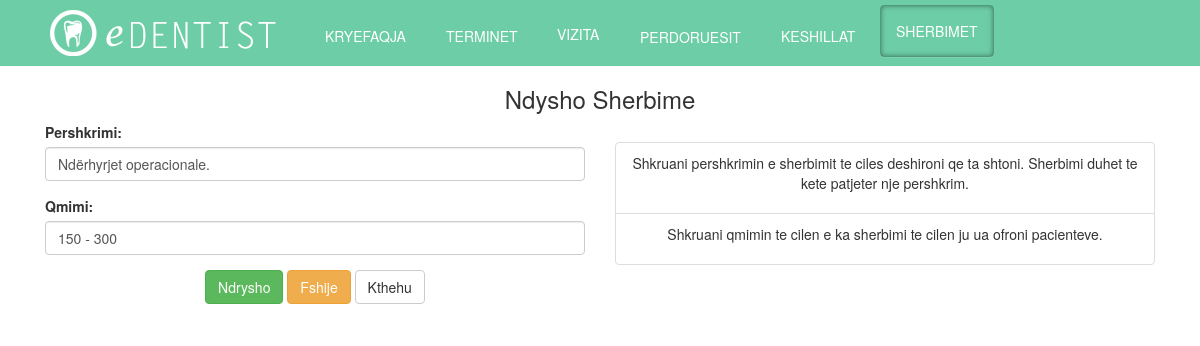
The app's page /admin/CRUDsh/update.php?id=6 (signed in), older data.
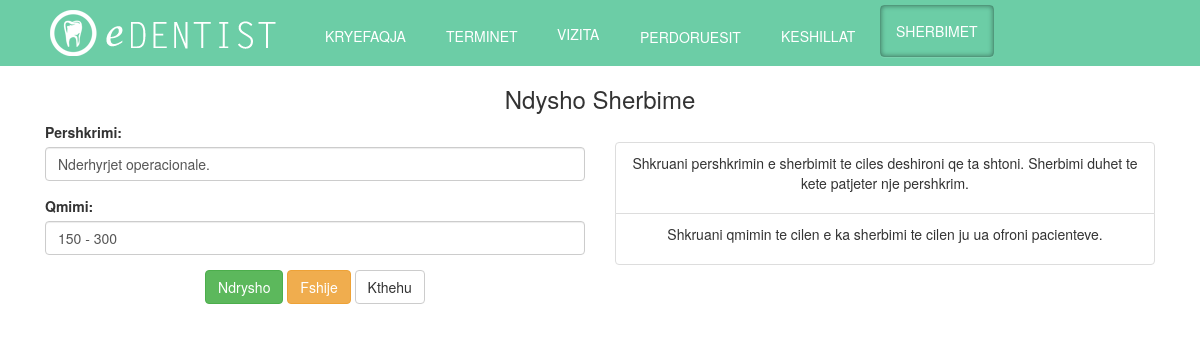
The same page, newer data.
### tables this page shows
CREATE TABLE `services` (
  `id` int(11) NOT NULL,
  `photo` varchar(100) NOT NULL,
  `description` varchar(100) NOT NULL,
  `price` varchar(100) NOT NULL
);

### admin/CRUDsh/update.php (the view, shortened to what this page needs)
<?php
if(!isset($_SESSION['logged_in']))
 {
     $message = "Nuk keni akses.";
     echo "<script type='text/javascript'>alert('$message');</script>" ;
      header("refresh:0 url=../index.php");
 }
 else if($_SESSION['mof'] == 0)
 {
      $message = "Nuk keni akses.";
     echo "<script type='text/javascript'>alert('$message');</script>" ;
      header("refresh:0 url=../index.php");
 }
 else{
$Tpershkrimi =null;
$Tqmimi =null;
 $id= null;
    if ( !empty($_GET['id'])) {
        $id = $_REQUEST['id'];
    }
    if ( null==$id ) {
       $message = "Te dhenat nuk u gjeten.";
                        echo "<script type='text/javascript'>alert('$message');</script>" ;
        header("refresh:0 url=../index.php");
    } else {
        $selektimi = "SELECT * FROM services WHERE id='".$id."' ";
		$result = mysql_query($selektimi) or die ('invalid query:'. mysql_error());
                       while($row = mysql_fetch_array($result))
		{
			list( $id, $photo,  $description, $price )=$row;
                       $Tpershkrimi = $description;
                        $Tqmimi =$price;
                }
    }
?><style>
<!DOCTYPE html>
<html>
    <head>
	<link rel="stylesheet" type="text/css" href="../../css/mystyle.css">
	<link rel="stylesheet" type="text/css" href="../../css/hover.css">
    <link href="../../css/bootstrap.min.css" rel="stylesheet">
     <link rel="stylesheet" href="//code.jquery.com/ui/1.12.1/themes/base/jquery-ui.css">
    </head>
    <body>
    <div class = "navbar navbar-inverse navbar-fixed-top" id="header" >
        <div class = "container">
            <div class="collapse navbar-collapse" id="navbar-collapse">
                <ul class ="nav navbar-nav">
                    <li><a href="../index.php" id="logo"></a></li>
                    <li><a href="../index.php" class="hvr-underline-from-left" id="links">KRYEFAQJA</a></li>
                    <li><a href="../?admin=terminet" class="hvr-underline-from-left"id="links"> TERMINET</a></li>
                     <li><a href="../?admin=vizita" class="hvr-underline-from-left"id="links">VIZITA </a></li>
                    <li><a href="../?admin=userat" class="hvr-underline-from-left"id="links">PERDORUESIT </a></li>
                    <li><a href="../?admin=keshillat" class="hvr-underline-from-left"id="links">KESHILLAT </a></li>
                    <li><a href="../?admin=sherbimet" class="hvr-underline-from-left" id="active">SHERBIMET</a></li>
                 </ul>
             </div>
        </div>
    </div>
    <div class ="container" id="content" align="center">
<div class="span10 offset1">
                    <div class="row">
                        <h3>Ndysho Sherbime</h3>
                    </div>
    <div class="col-sm-6">
        <form id="sherbimet_form" method="POST" action = "sherbimi_update.php"  onsubmit="return validateSherbimiForm();" >
    <div class="form-group">
          <label class="required"  for="date">Pershkrimi:</label>
          <input class="form-control" id="pershkrimi" name="pershkrimi" value="<?php echo $Tpershkrimi ?>">
      </div>
      <div class="form-group">
      <label class="required"  for="date">Qmimi:</label>
       <input class="form-control" id="qmimi" name="qmimi" value="<?php echo $Tqmimi ?>">
    </div>
    <button type="submit" value="Submit" form ="sherbimet_form"class="btn btn-success">Ndrysho</button>
     <button type="reset" value="Reset" form ="sherbimet_form" class="btn btn-warning" >Fshije</button>
    <a class="btn btn-default" href="../?admin=sherbimet">Kthehu</a>
  </form>
                </div>
 <div class="col-sm-6">
          <ul class="list-group">
   <li class="list-group-item"> <p>Shkruani pershkrimin e sherbimit te ciles deshironi qe ta shtoni. Sherbimi duhet te kete patjeter nje pershkrim. </p></li>
  <li class="list-group-item"> <p>Shkruani qmimin te cilen e ka sherbimi te cilen ju ua ofroni pacienteve.</p> </li>
</ul>
                </div>
                </div>
    </div>
    </body>
 <?php }

Row changes from the older to the newer data that the page shows:
changed services: pershkrimi "Ndërhyrjet operacionale." → "Nderhyrjet operacionale."
